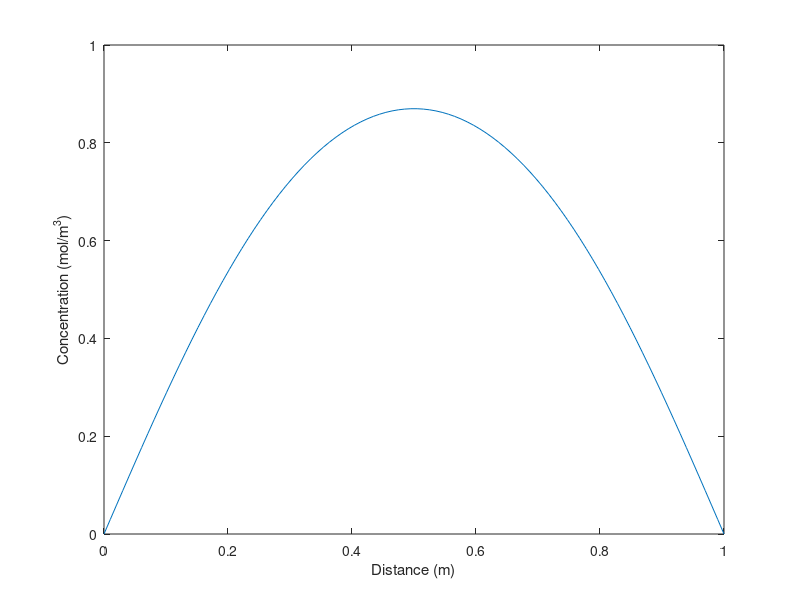

Recreate this plot in MATLAB.
% Parametres
L = 1;           % longueur du segment (m)
D = 1e-5;        % coefficient de diffusion (m^2/s) % 1e-5 = 10 puissance (-5)
tEnd = 3600;     % temps (s)
N = 100;         % nombre de points dans le segment
dx = L/N;        % espacement entre les points (m)
dt = 0.01;       % temps du pas (s)

% Conditions initiales
C0 = 1;          % concentration initiale (mol/m^3)
C = C0 * ones(N, 1);    % vecteur de concentration en 1D

% Conditions des frontières
C(1) = 0;        % frontière gauche
C(N) = 0;        % frontière droite

% boucle de simulation
for t = 0:dt:tEnd
    % Calcul de la concentration
    dCdx = (C(2:end) - C(1:end-1)) / dx;
    
    % Utilisation de la loi de Fick
    C(2:end-1) = C(2:end-1) + D * dt / dx^2 * (C(3:end) - 2 * C(2:end-1) + C(1:end-2));
    
    % Application des conditions des frontières
    C(1) = 0;
    C(N) = 0;
end

% Affichage de courbe
x = linspace(0, L, N)';
plot(x, C);
xlabel('Distance (m)');
ylabel('Concentration (mol/m^3)');
